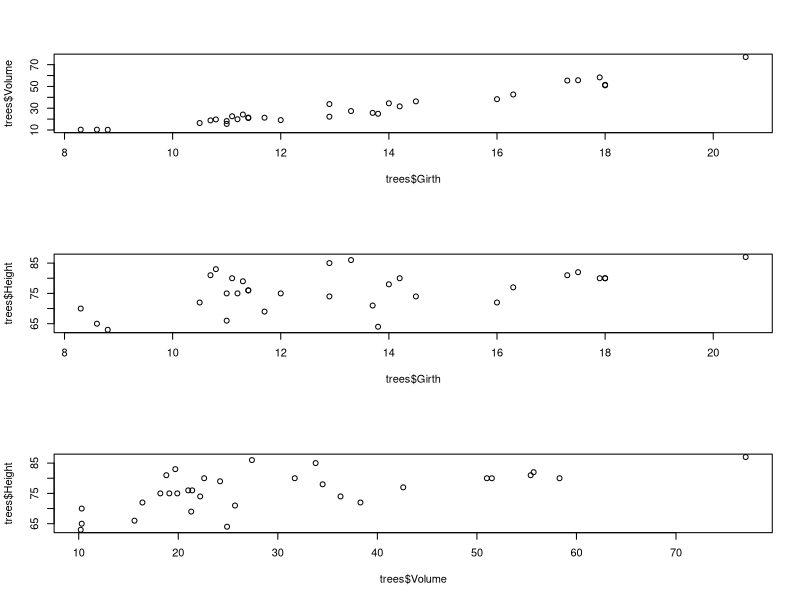
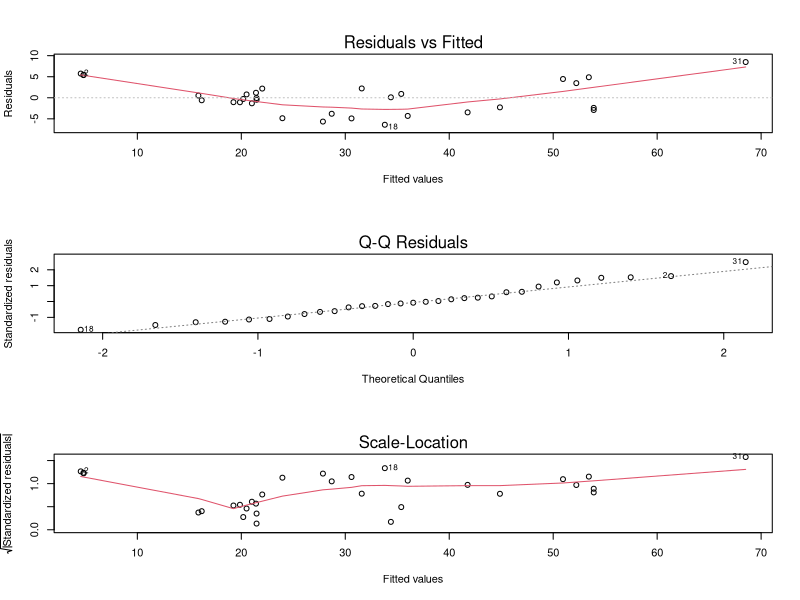
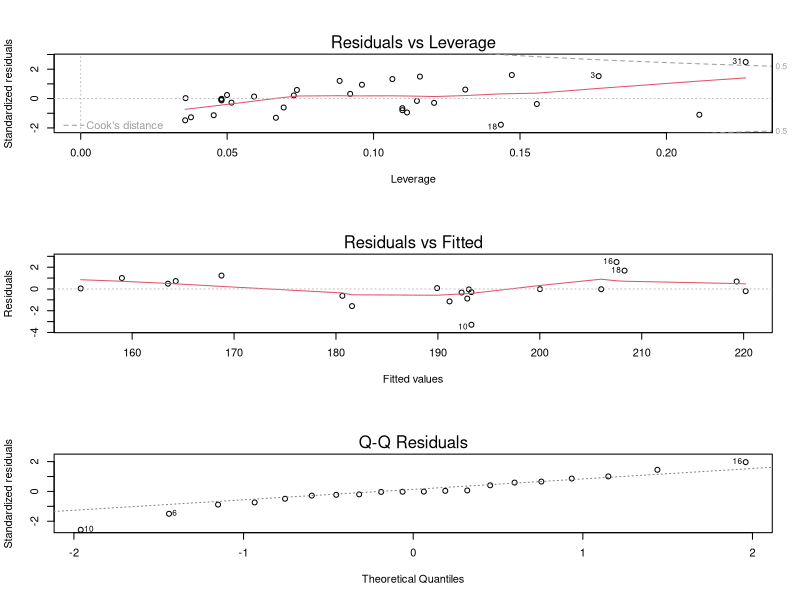
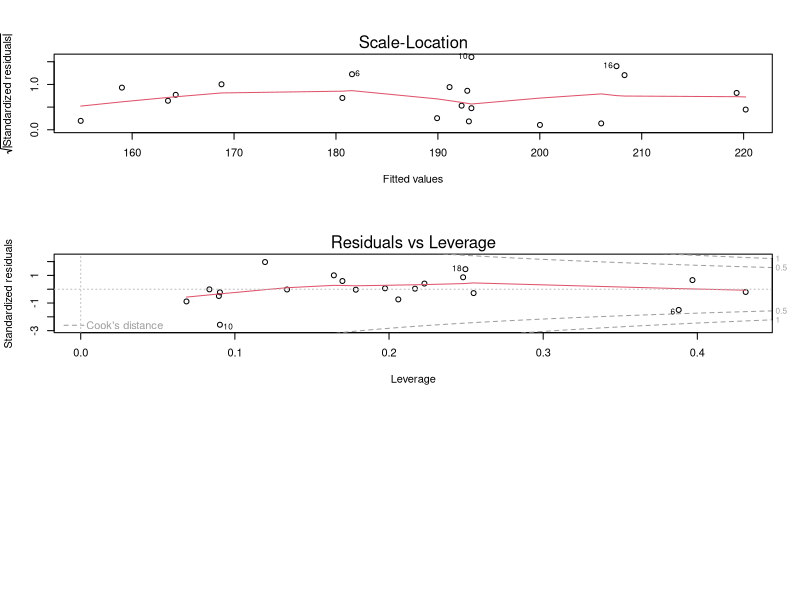

Here is the R script that generated these plots, in order:
## ---- chunk 1
# Регрессионный анализ используется для определения типа зависимости
# и вычисления ее параметров.
## ---- chunk 2
# Наиболее известная двумерная линейная регрессионная модель: Y’=b0+b1*x,
# где y’ – модельные (predicted) значения зависимой переменной y, 
# x – независимая переменная, 
# b0 и b1 – параметры модели (коэффициенты регрессии).
## ---- chunk 3
# Такая модель позволяет оценить среднее значение переменной y при известном
# значении x.
## ---- chunk 4
# Разность между истинным значением и модельным называется остатком (residual):
# d=Y’-Y.
## ---- chunk 5
# Для того чтобы узнать значения параметров b0 и b1 применяют метод наименьших квадратов.
## ---- chunk 6
# Для проверки нулевой гипотезы о том,
# что между переменными не существует линейной зависимости,
# используется F-статистика (статистика Фишера).
# Если полученное р-значение (уровень значимости) меньше 0.05,
# то гипотезу отвергаем, т.е. между переменными существует линейная зависимость.
## ---- chunk 7
# Далее, если гипотезу отвергли,
# необходимо оценить адекватность построенной модели с помощью анализа остатков.
# К остаткам выдвигается три требования:
# остатки должны быть нормально распределены,
# независимы и численно малы.
# Если все три требования выполняются,
# следовательно, модель хорошо подходит к исходным данным,
# т.е. адекватно описывает данные.  
## ---- chunk 8
# 1

# Открыть таблицу данных trees из библиотеки datasets,
# содержащую замеры диаметра, высоты и объема вишневых деревьев.

datasets::trees
## ---- chunk 9
# 2

# Выведите имена столбцов таблицы trees.

names(trees)
## ---- chunk 10
# 2.1

# Постройте корреляционную матрицу по таблице trees.

# С помощью полученных коэффициентов корреляции определите,
# между какими переменными существует линейная зависимость
# (сильная или слабая, прямая или обратная).

cor(trees)
## ---- chunk 11
# 3

# Постройте графики зависимостей.
# Для этого разбейте окно графика на три части (функция par()),
# и в каждой части создайте график зависимости.

par(mfrow = c(3, 1))
plot(trees$Girth, trees$Volume)
plot(trees$Girth, trees$Height)
plot(trees$Volume, trees$Height)
## ---- chunk 12
# 4

# Проведите регрессионный анализ для определения существования
# линейной зависимости между объемом вишневых деревьев(y)
# и диаметром(x1) c высотой (x2).
# Запишите уравнение зависимости с полученными коэффициентами регрессии.
# Выведите график зависимости.

lm.p<-lm(trees$Volume~trees$Girth + trees$Height)
summary(lm.p)
## ---- chunk 13
# уравнение зависимости с полученными коэффициентами регрессии

# trees$Volume = -57.9877 + 4.7082  * trees$Height + 0.3393 * trees$Height
## ---- chunk 14
# график зависимости

plot(lm.p)
## ---- chunk 15
# 5

# Чему равен полученный коэффициент детерминации? Поясните смысл полученного численного значения.

# Multiple R-squared: 0.948
# Множественный коэфициент детерминации означает,
# что модель объясняет 94.8 % дисперсии значений веса.
## ---- chunk 16
# 6

# Проведите анализ остатков для проверки адекватности построенной регрессионной модели.

r1<-residuals(lm.p)
data.frame(r1)
d1<-data.frame(trees$Volume,predict(lm.p),r1)
d1
## ---- chunk 17
# 7

# Сделайте вывод по результатам проведенного регрессионного анализа.

# На первом графике остатки распределены хаотично, и мы не видим
# между ними зависимости. 

# Если допущение нормальном распределение остатков выполняется,
# то точки на диаграмме Normal Q-Q должны ложиться на прямую.
# Поскольку это не наблюдается, это допущение не выполняется.

# Наблюдается остатки > 5-10% от наблюдаемых значений

# Вывод: построенная модель не подходит для описания исходных данных.
## ---- chunk 18
# 8

# Откройте таблицу Turtle.csv c данными по длине, ширине,
# высоте и весу черепах.

Turtle <- read.csv("Turtle.csv", sep= ";", header = TRUE )
Turtle
## ---- chunk 19
# 9

# С помощью теста Шапиро-Уилка проверьте на нормальность каждый столбец таблицы. Сделайте выводы.

shapiro.test(Turtle$length)
shapiro.test(Turtle$width)
shapiro.test(Turtle$height)
shapiro.test(Turtle$weight)
## ---- chunk 20
# Данные в каждом столбце распределены нормально,
# так как p-value везде > 0.05, и мы не можем отклонить нулевую гипотезу
## ---- chunk 21
# 10

# Постройте корреляционную матрицу по данным таблицы Turtle.
# Определите значимые зависимости.

cor(Turtle)
## ---- chunk 22
# видим значимые зависимости между длиной, шириной, высотой и весом
## ---- chunk 23
# 11

# Проведите регрессионный анализ для определения существования линейной зависимости между весом (weight) черепах и другими параметрами
# (length, width, height). Сделайте вывод по результатам анализа.

lm.turtle <-lm(Turtle$weight~., data = Turtle)
summary(lm.turtle)
## ---- chunk 24
# график зависимости

plot(lm.turtle)
## ---- chunk 25
# анализ остатков
r_turtle <-residuals(lm.turtle)
data.frame(r_turtle)
d_turtle <-data.frame(Turtle$weight,predict(lm.turtle),r_turtle)
d_turtle
## ---- chunk 26
# Сделайте вывод по результатам проведенного регрессионного анализа.

# На первом графике остатки распределены хаотично, и мы не видим
# между ними зависимости. 

# Если допущение нормальном распределение остатков выполняется,
# то точки на диаграмме Normal Q-Q должны ложиться на прямую.
# Поскольку это не наблюдается, это допущение не выполняется.

# Все остатки < 5-10% от наблюдаемых значений

# Вывод: построенная модель подходит для описания исходных данных.
